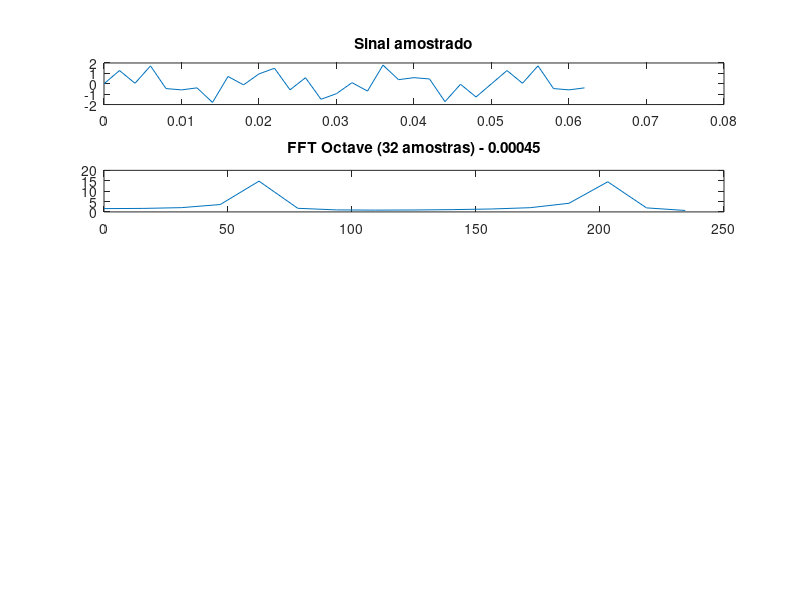

MATLAB code for this plot: (Note: this script raises an error after producing the figure.)
f_sampling = 500;
t_sampling = 1/f_sampling;

f_signal_1 = 60;
f_signal_2 = 200;

n_amostras = 32;

t = [0:t_sampling:(n_amostras-1)*t_sampling];
y_signal = sin(2*pi*f_signal_1*t) + sin(2*pi*f_signal_2*t);

subplot(511);
plot(t, y_signal);
title('Sinal amostrado');

N = 32;

x = f_sampling*(0:N-1)/N;
t = cputime;
y_fft = fft(y_signal, N);
time = cputime-t;

subplot(512);
plot(x(1:N/2), abs(y_fft(1:N/2)));
title(sprintf('FFT Octave (%d amostras) - %d', N, time));

[y_my_dft, time] = my_dft(y_signal, N);
subplot(513);
plot(x(1:N/2), abs(y_my_dft(1:N/2)));
title(sprintf('DFT Implementada (%d amostras) - %d', N, time));

[y_fft_radix2, time] = fft_radix2(y_signal, N);
subplot(514);
plot(x(1:N/2), abs(y_fft_radix2(1:N/2)));
title(sprintf('FFT Raíz 2 Decimação no Tempo (%d amostras) - %d', N, time));

[y_fft_dec_freq, time] = fft_dec_freq(y_signal, N);
subplot(515);
plot(x(1:N/2), abs(y_fft_dec_freq(1:N/2)));
title(sprintf('FFT Decimação na Frequência (%d amostras) - %d', N, time));